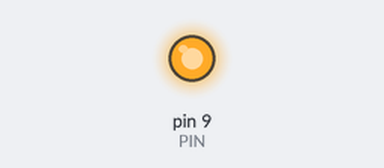
A sketch run on a simulated Arduino Uno, built with avr-gcc and run on an emulated ATmega328P. Shown: output pins drawn as LEDs (lit = HIGH).

Above: at 2.5 s.
At 7.5 s:
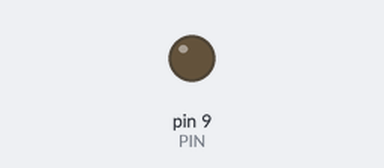
Timing chart, 0 to 13.0 s (numbered marks = the images above):
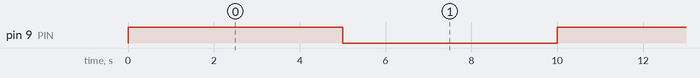

The sketch:

Laser_Emit.ino
```cpp
/*
  Laser Emit

  It turns on and off the laser with an interval of 5 seconds.
*/

#define PIN 9

void setup(){
  pinMode(PIN, OUTPUT);
}

void loop(){
  digitalWrite(PIN, HIGH);
  delay(5000);
  digitalWrite(PIN, LOW);
  delay(5000);
}
```

Measured:
- by itself, pin 9 (PIN): alternates HIGH for 5.0 s and LOW for 5.0 s
